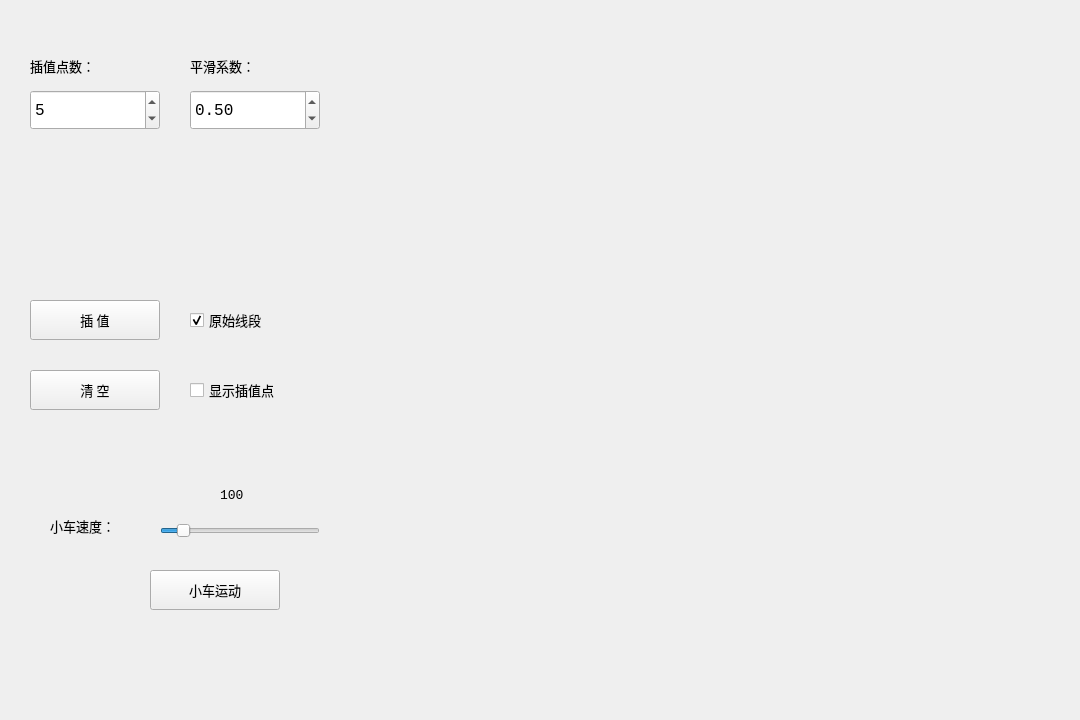
<?xml version="1.0" encoding="UTF-8"?>
<ui version="4.0">
 <class>MyWidget</class>
 <widget class="QWidget" name="MyWidget">
  <property name="geometry">
   <rect>
    <x>0</x>
    <y>0</y>
    <width>1080</width>
    <height>720</height>
   </rect>
  </property>
  <property name="minimumSize">
   <size>
    <width>1080</width>
    <height>720</height>
   </size>
  </property>
  <property name="maximumSize">
   <size>
    <width>1080</width>
    <height>720</height>
   </size>
  </property>
  <property name="windowTitle">
   <string>MyWidget</string>
  </property>
  <widget class="QWidget" name="horizontalLayoutWidget">
   <property name="geometry">
    <rect>
     <x>360</x>
     <y>10</y>
     <width>691</width>
     <height>701</height>
    </rect>
   </property>
   <layout class="QHBoxLayout" name="paintContainer"/>
  </widget>
  <widget class="QLabel" name="tensionL">
   <property name="geometry">
    <rect>
     <x>190</x>
     <y>50</y>
     <width>91</width>
     <height>31</height>
    </rect>
   </property>
   <property name="font">
    <font>
     <family>微软雅黑</family>
     <pointsize>10</pointsize>
    </font>
   </property>
   <property name="text">
    <string>平滑系数：</string>
   </property>
  </widget>
  <widget class="QDoubleSpinBox" name="tensionSpinB">
   <property name="geometry">
    <rect>
     <x>190</x>
     <y>90</y>
     <width>130</width>
     <height>40</height>
    </rect>
   </property>
   <property name="font">
    <font>
     <family>Consolas</family>
     <pointsize>12</pointsize>
    </font>
   </property>
   <property name="wrapping">
    <bool>false</bool>
   </property>
   <property name="frame">
    <bool>true</bool>
   </property>
   <property name="buttonSymbols">
    <enum>QAbstractSpinBox::UpDownArrows</enum>
   </property>
   <property name="showGroupSeparator" stdset="0">
    <bool>false</bool>
   </property>
   <property name="maximum">
    <double>1.000000000000000</double>
   </property>
   <property name="singleStep">
    <double>0.050000000000000</double>
   </property>
   <property name="value">
    <double>0.500000000000000</double>
   </property>
  </widget>
  <widget class="QSpinBox" name="grainSpinB">
   <property name="geometry">
    <rect>
     <x>30</x>
     <y>90</y>
     <width>130</width>
     <height>40</height>
    </rect>
   </property>
   <property name="font">
    <font>
     <family>Consolas</family>
     <pointsize>12</pointsize>
    </font>
   </property>
   <property name="maximum">
    <number>50</number>
   </property>
   <property name="value">
    <number>5</number>
   </property>
  </widget>
  <widget class="QLabel" name="grainL">
   <property name="geometry">
    <rect>
     <x>30</x>
     <y>50</y>
     <width>101</width>
     <height>31</height>
    </rect>
   </property>
   <property name="font">
    <font>
     <family>微软雅黑</family>
     <pointsize>10</pointsize>
     <kerning>true</kerning>
    </font>
   </property>
   <property name="text">
    <string>插值点数：</string>
   </property>
  </widget>
  <widget class="QPushButton" name="goBtn">
   <property name="geometry">
    <rect>
     <x>30</x>
     <y>300</y>
     <width>130</width>
     <height>40</height>
    </rect>
   </property>
   <property name="font">
    <font>
     <family>微软雅黑</family>
     <pointsize>10</pointsize>
    </font>
   </property>
   <property name="text">
    <string>插 值</string>
   </property>
  </widget>
  <widget class="QCheckBox" name="checkBox">
   <property name="geometry">
    <rect>
     <x>190</x>
     <y>300</y>
     <width>130</width>
     <height>40</height>
    </rect>
   </property>
   <property name="font">
    <font>
     <family>微软雅黑</family>
     <pointsize>10</pointsize>
    </font>
   </property>
   <property name="text">
    <string>原始线段</string>
   </property>
   <property name="checked">
    <bool>true</bool>
   </property>
  </widget>
  <widget class="QPushButton" name="clearBtn">
   <property name="geometry">
    <rect>
     <x>30</x>
     <y>370</y>
     <width>130</width>
     <height>40</height>
    </rect>
   </property>
   <property name="font">
    <font>
     <family>微软雅黑</family>
     <pointsize>10</pointsize>
    </font>
   </property>
   <property name="text">
    <string>清 空</string>
   </property>
  </widget>
  <widget class="QPushButton" name="moveCarBtn">
   <property name="geometry">
    <rect>
     <x>150</x>
     <y>570</y>
     <width>130</width>
     <height>40</height>
    </rect>
   </property>
   <property name="font">
    <font>
     <family>微软雅黑</family>
     <pointsize>10</pointsize>
    </font>
   </property>
   <property name="text">
    <string>小车运动</string>
   </property>
  </widget>
  <widget class="QCheckBox" name="checkBox_2">
   <property name="geometry">
    <rect>
     <x>190</x>
     <y>370</y>
     <width>130</width>
     <height>40</height>
    </rect>
   </property>
   <property name="font">
    <font>
     <family>微软雅黑</family>
     <pointsize>10</pointsize>
    </font>
   </property>
   <property name="text">
    <string>显示插值点</string>
   </property>
   <property name="checkable">
    <bool>true</bool>
   </property>
   <property name="checked">
    <bool>false</bool>
   </property>
  </widget>
  <widget class="QSlider" name="horizontalSlider">
   <property name="geometry">
    <rect>
     <x>160</x>
     <y>520</y>
     <width>160</width>
     <height>22</height>
    </rect>
   </property>
   <property name="font">
    <font>
     <family>Bodoni MT Black</family>
    </font>
   </property>
   <property name="minimum">
    <number>50</number>
   </property>
   <property name="maximum">
    <number>500</number>
   </property>
   <property name="singleStep">
    <number>2</number>
   </property>
   <property name="pageStep">
    <number>2</number>
   </property>
   <property name="value">
    <number>100</number>
   </property>
   <property name="sliderPosition">
    <number>100</number>
   </property>
   <property name="orientation">
    <enum>Qt::Horizontal</enum>
   </property>
   <property name="tickPosition">
    <enum>QSlider::NoTicks</enum>
   </property>
  </widget>
  <widget class="QLabel" name="label">
   <property name="geometry">
    <rect>
     <x>220</x>
     <y>480</y>
     <width>81</width>
     <height>31</height>
    </rect>
   </property>
   <property name="font">
    <font>
     <family>Consolas</family>
     <pointsize>10</pointsize>
    </font>
   </property>
   <property name="text">
    <string>100</string>
   </property>
  </widget>
  <widget class="QLabel" name="label_2">
   <property name="geometry">
    <rect>
     <x>50</x>
     <y>510</y>
     <width>81</width>
     <height>31</height>
    </rect>
   </property>
   <property name="font">
    <font>
     <family>微软雅黑</family>
     <pointsize>10</pointsize>
    </font>
   </property>
   <property name="text">
    <string>小车速度：</string>
   </property>
  </widget>
 </widget>
 <layoutdefault spacing="6" margin="11"/>
 <resources/>
 <connections/>
</ui>
